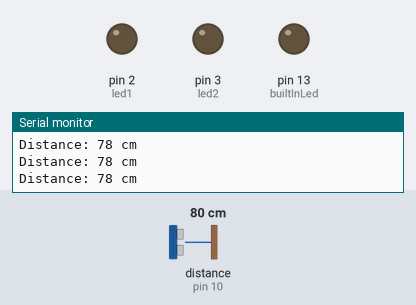
The sketch below on a simulated Arduino Nano, built with avr-gcc and run on an emulated ATmega328P. On the bench: output pins drawn as LEDs (lit = HIGH), the last lines printed to the serial monitor. Wiring (inferred from the names in the program): ultrasonic range finder: trigger pin 9; echo pin 10. Dashed ring = blinking. The inputs (shaded band) are chosen by the test bench; at power-on: distance to the obstacle (sensor on pin 10) 80 cm. The echo pulse lasts 58.3 µs per cm; pins used as bus, display or sensor lines are not drawn.

Above: at 1.2 s.
1.3 s: distance to the obstacle (sensor on pin 10) set to 19 cm
2.8 s: distance to the obstacle (sensor on pin 10) set to 14 cm
At 3.0 s:
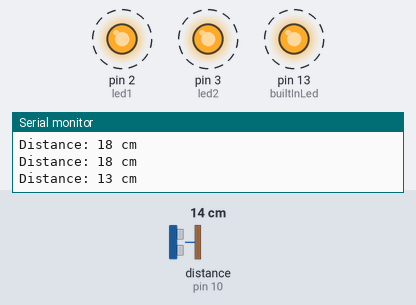
5.8 s: distance to the obstacle (sensor on pin 10) set to 10 cm
At 6.3 s:
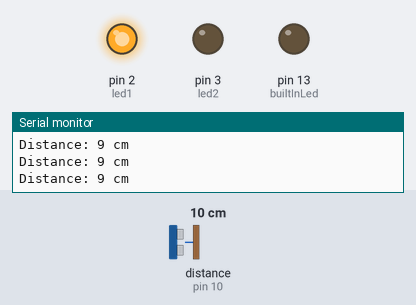
7.4 s: distance to the obstacle (sensor on pin 10) set to 8 cm
8.9 s: distance to the obstacle (sensor on pin 10) set to 5 cm
At 10.0 s:
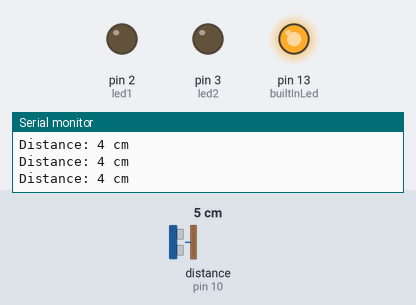
10.4 s: distance to the obstacle (sensor on pin 10) set to 18 cm
At 11.7 s:
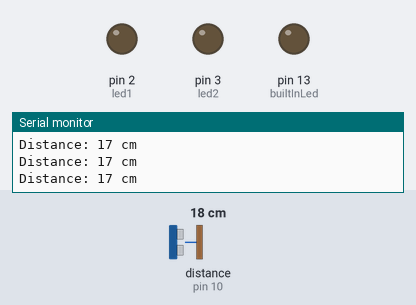
Timing chart, 0 to 12.9 s (numbered marks = the images above; inputs shaded):
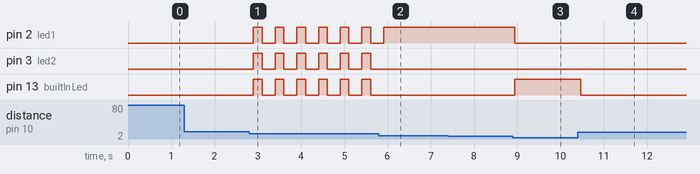

Measured:
- the behaviour switches between 17 and 16 cm on distance to the obstacle (sensor on pin 10) (found by bisection; images 0 and 1)
- the behaviour switches between 12 and 11 cm on distance to the obstacle (sensor on pin 10) (found by bisection; images 1 and 2)
- the behaviour switches between 7 and 6 cm on distance to the obstacle (sensor on pin 10) (found by bisection; images 2 and 3)
- after the input at 2.8 s, pin 2 (led1), pin 3 (led2), pin 13 (builtInLed): alternates HIGH for 0.20 s and LOW for 0.30 s, starting after 0.10 s
- after the input at 5.8 s, pin 2 (led1): goes on until 5.9 s, then stays HIGH; pin 3 (led2), pin 13 (builtInLed): stops changing and stays LOW
- after the input at 8.9 s, pin 2 (led1): HIGH → LOW after 0.05 s; pin 13 (builtInLed): LOW → HIGH after 0.05 s
- after the input at 10.4 s, pin 13 (builtInLed): HIGH → LOW after 0.06 s

The sketch:

ultrasonic_distance_led.ino
```cpp
// Pin configuration based on schematic
const int trigPin = 9;
const int echoPin = 10;
const int led1 = 2;        // LED1 (through 200Ω)
const int led2 = 3;        // LED2 (through 200Ω)
const int builtInLed = 13; // Built-in LED on Arduino Nano

void setup() {
  pinMode(trigPin, OUTPUT);
  pinMode(echoPin, INPUT);

  pinMode(led1, OUTPUT);
  pinMode(led2, OUTPUT);
  pinMode(builtInLed, OUTPUT);

  Serial.begin(9600);  // For debugging (optional)
}

void loop() {
  long duration;
  int distance;

  // Send ultrasonic pulse
  digitalWrite(trigPin, LOW);
  delayMicroseconds(2);
  digitalWrite(trigPin, HIGH);
  delayMicroseconds(10);
  digitalWrite(trigPin, LOW);

  // Read echo response
  duration = pulseIn(echoPin, HIGH);
  distance = duration * 0.034 / 2;  // cm

  Serial.print("Distance: ");
  Serial.print(distance);
  Serial.println(" cm");

  // LED logic based on distance
  if (distance <= 5) {
    digitalWrite(builtInLed, HIGH);
    digitalWrite(led1, LOW);
    digitalWrite(led2, LOW);
  } else if (distance > 5 && distance <= 10) {
    digitalWrite(builtInLed, LOW);
    digitalWrite(led1, HIGH);
    digitalWrite(led2, LOW);
  } else if (distance > 10 && distance <= 15) {
    // Blink all 3 LEDs
    digitalWrite(builtInLed, HIGH);
    digitalWrite(led1, HIGH);
    digitalWrite(led2, HIGH);
    delay(200);
    digitalWrite(builtInLed, LOW);
    digitalWrite(led1, LOW);
    digitalWrite(led2, LOW);
    delay(200);
  } else {
    // No object nearby
    digitalWrite(builtInLed, LOW);
    digitalWrite(led1, LOW);
    digitalWrite(led2, LOW);
  }

  delay(100);  // Small delay to stabilize readings
}
```
